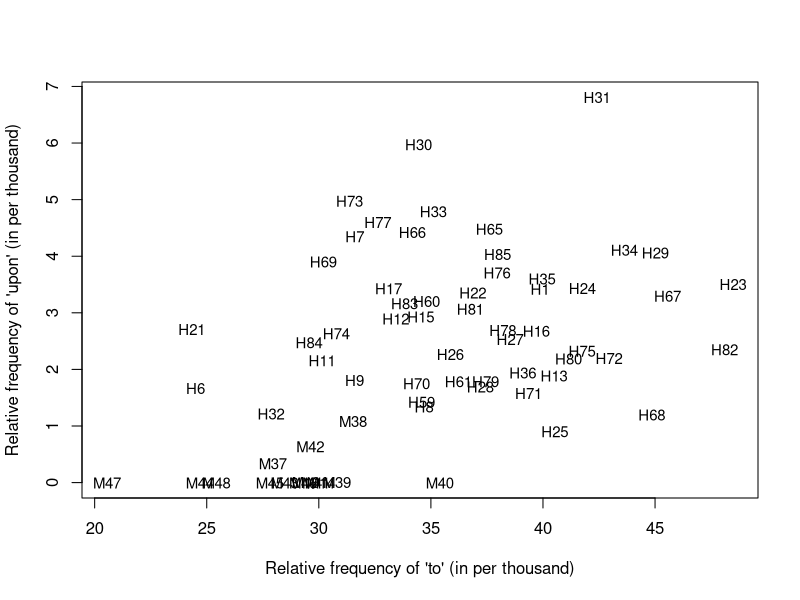

The R source for this figure: (Note: this script raises an error after producing the figure.)
# 
# Example for the SVM model:  The Federalist Papers
# See Section 6.5.3
#
options(digits = 4)
dat <- read.table("./Data/FungH-M.txt", header=TRUE, row.names=1)
dim(dat)
decIndex  <- dim(dat)[2]
predIndex <- decIndex - 1
# View some points
dat[c(1, 51, 52, 65, 66, 77), c(1:decIndex)]
aRange <- 1:65        # Only articles written by Hamilton & Madison 
aTestRange <- 66:77   # The 12 test articles
# 
# Plot all articles according to the frequencies of "to" and "upon"
# Measured in per thousand
#
af1 <- 1; af2 <- 2
plot(dat[aRange, af1], dat[aRange, af2],
     xlab = "Relative frequency of 'to' (in per thousand)",
     ylab = "Relative frequency of 'upon' (in per thousand)",
     col = c("red", "blue")[dat[aRange,decIndex]],
     pch = c(18, 19)[dat[aRange,decIndex]])
# The labels for each article 
text(dat[aRange, af1], dat[aRange, af2], cex=0.9, col="black",
     labels=row.names(dat[aRange,]))
#
# To obtain the Figure 6.2 see below (6 points must be removed)
#
# Load the library for the SVM 
library(e1071)
#
# Call the SVM, linear kernel
#
svmfit = svm(decision~., data=dat[aRange,],
             kernel="linear", cost=10, scale=F)
summary(svmfit)
# The list of the support vectors
svmfit$index
# The support vectors
dat[svmfit$index,]
# Prediction for the 12 disputed articles
pred <- predict(svmfit, dat[aTestRange,])
pred
sum(pred==dat[aTestRange,decIndex])

#
# Prediction on Papers #49, #50 and #51
#
newData <- data.frame(to=c(31.3, 22.27, 22.91),
                upon=c(0.0, 0.8, 0.0),
                would=c(11.87, 8.75, 4.21))
pred <- predict(svmfit, newData)
pred


#
# To obtain the same figure as Figure 6.2
# we need to remove six points H6, H8, H11, H21, H32, and H84
#
dat1 <- dat[-c(2, 5, 6, 12, 23, 50),]
aRange1 <- 1:59
plot(dat1[aRange1, af1], dat1[aRange1, af2],
     xlab = "Relative frequency of 'to' (in per thousand)",
     ylab = "Relative frequency of 'upon' (in per thousand)",
     col = c("red", "blue")[dat1[aRange1,decIndex]],
     pch = c(18, 19)[dat1[aRange1,decIndex]])
# The labels for each article 
text(dat1[aRange1, af1], dat1[aRange1, af2], cex=0.9, col="black",
     labels=row.names(dat1[aRange1,]))
#